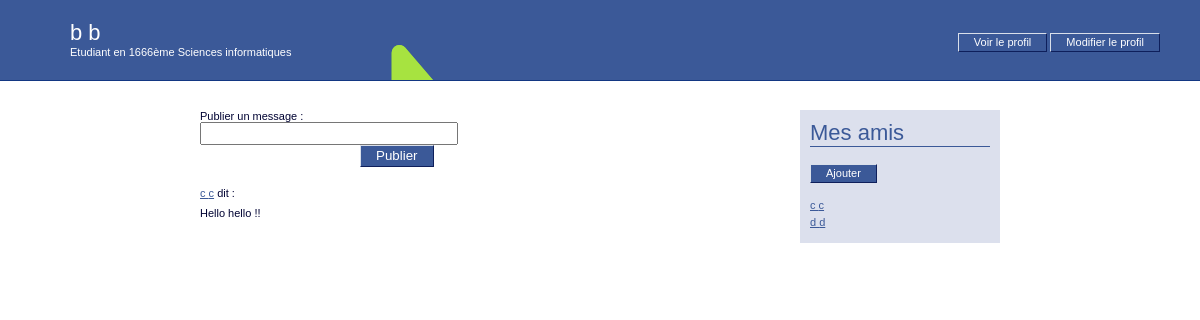
The app's page / (signed in) with its own data.
### mysite/models.py (models this page shows, shortened)
class Person(models.Model):
    registration_number = models.CharField(max_length = 10)
    last_name = models.CharField(max_length = 30)
    first_name = models.CharField(max_length = 30)
    birth_date = models.DateField()
    email = models.EmailField()
    home_phone_number = models.CharField(max_length = 20)
    cellphone_number = models.CharField(max_length = 20)
    password = models.CharField(max_length = 32)
    friends = models.ManyToManyField('self')
    faculty = models.ForeignKey('Faculty', on_delete=models.PROTECT)
    person_type = 'generic'

class Student(Person):
    cursus = models.ForeignKey('Cursus', on_delete=models.PROTECT)
    year = models.IntegerField()
    person_type = 'student'

class Cursus(models.Model):
    title = models.CharField(max_length = 30)

class Message(models.Model):
    author = models.ForeignKey('Person', on_delete=models.PROTECT)
    content = models.TextField()
    publication_date = models.DateField()

### mysite/views.py (the view)
# urls.py: url('^$', welcome),
def welcome(request):
    logged_user = get_logged_user_from_request(request)
    if logged_user:
        if 'newMessage' in request.GET and request.GET['newMessage'] != '':
            newMessage = Message(author = logged_user, content = request.GET['newMessage'], publication_date = date.today())
            newMessage.save()
        friendMessages = Message.objects.filter(author__friends = logged_user).order_by('-publication_date')
        return render(request, 'welcome.html', { 'logged_user' : logged_user, 'friendMessages': friendMessages })
    else:
        return redirect('/login')

### mysite/views.py (called while the page is built)
def get_logged_user_from_request(request):
    if 'logged_user_id' in request.session:
        logged_user_id = request.session['logged_user_id']
        if len(Student.objects.filter(id=logged_user_id)) == 1:
            return Student.objects.get(id= logged_user_id)
        elif len(Employee.objects.filter(id=logged_user_id)) == 1:
            return Employee.objects.get(id= logged_user_id)
        else:
            return None
    else:
        return None

### templates/welcome.html (shortened to what this page needs)
{% extends "base.html" %}
{% block bodyId%}welcomePage{% endblock %}
{% block headerContent %}
    <p id="name">{{ logged_user.first_name }} {{ logged_user.last_name }}</p>
    <p id="function">
        {% if logged_user.person_type == 'student' %}
            Etudiant en
                {% if logged_user.year == 1 %}
                    {{ logged_user.year }}ère
                {% else %}
                    {{ logged_user.year }}ème
                {% endif %}
                {{ logged_user.cursus.title }}
        {% else %}
            {{ logged_user.job.title | capfirst }}
            dans la faculté {{ logged_user.faculty }}
        {% endif %}
    </p>
    <p id="profileLinks">
        <a href="showProfile?userToShow={{ logged_user.id }}" class="buttonLink">Voir le profil</a>
        <a href="???" class="buttonLink">Modifier le profil</a>
    </p>
{% endblock %}
{% block content %}
    <section id="messageList">
        <form action="welcome" method="get" class="inlineForm">
            <label for="newMessageInput">Publier un message :</label>
            <input type="text" name="newMessage" id="newMessageInput" />
            <input type="submit" value="Publier" />
        </form>
        <ul>
            {% for message in friendMessages %}
                <li>
                    <p>
                        <a href="showProfile?userToShow={{ message.author.id }}">{{ message.author.first_name }} {{ message.author.last_name }}</a> dit :
                    </p>
                    <p>{{ message.content }}</p>
                </li>
            {% endfor %}
        </ul>
    </section>
    <section id="friendList">
        <p class="title">Mes amis</p>
        <p><a href="addFriend" class="buttonLink">Ajouter</a></p>
        <ul>
            {% for friend in logged_user.friends.all %}
            <li><a href="showProfile?userToShow={{ friend.id }}">{{ friend.first_name}} {{ friend.last_name }}</a></li>
            {% endfor %}
        </ul>
    </section>
{% endblock %}

### static/css/style.css (style rules this page uses)
body { margin: 0; padding: 0; font-family: "Lucinda Grande", Tahoma, Verdana, Arial, sans-serif; font-size: 11px; color: #000333; }
form label { display: block; width: 150px; float: left; text-align: right; padding: 4px 10px 0 0; }
form input[type="email"], form input[type="text"], form input[type="password"] { display: block; width: 250px; padding: 2px; }
form input[type="submit"] { margin: 0 20px 0 160px; border-style: solid; border-width: 1px; border-color: #d9dfea #0e1f5b #0e1f5b #d9dfea; background-color: #3b5998; color: #FFFFFF; padding: 2px 15px 3px 15px; text-align: center; }
a { color: #3b5998; }
body#welcomePage header p#name { font-size: 22px; margin: 20px 0 0 70px; }
body#welcomePage header p#function { margin: 0 0 0 70px; }
body#welcomePage header p#profileLinks { position: absolute; right: 40px; top: 25px; }
body#welcomePage section#messageList { position: absolute; width: 600px; }
body#welcomePage section#friendList { position: absolute; width: 200px; right: 0; background-color: yellow; }
a.buttonLink { border-style: solid; border-width: 1px; border-color: #d9dfea #0e1f5b #0e1f5b #d9dfea; background-color: #3b5998; color: #FFFFFF; padding: 2px 15px 3px 15px; text-align: center; text-decoration: none; }
form.inlineForm label { display: inline; float: none; padding: 0; }
section#messageList ul { margin: 20px 0 0 0; list-style: none; padding: 0; }
section#messageList ul li { margin-bottom: 10px; }
section#messageList ul li p { margin: 8px 0 0 0; }
body#welcomePage section#friendList { position: absolute; width: 180px; right: 0; padding: 10px; background-color: #DCE0ED; }
section#friendList p.title { font-size: 22px; color: #3b5998; border-bottom: 1px solid #3b5998; margin: 0 0 20px 0; }
section#friendList ul { margin: 20px 0 0 0; list-style: none; padding: 0; }
section#friendList ul li { margin: 0 0 5px 0; }

### records on screen
Person: first_name "b", last_name "b"
Student: year "1666", cursus "Sciences informatiques"
Message: author.first_name "c", author.last_name "c", content "Hello hello !!"
Person: first_name "c", last_name "c"
Person: first_name "d", last_name "d"
